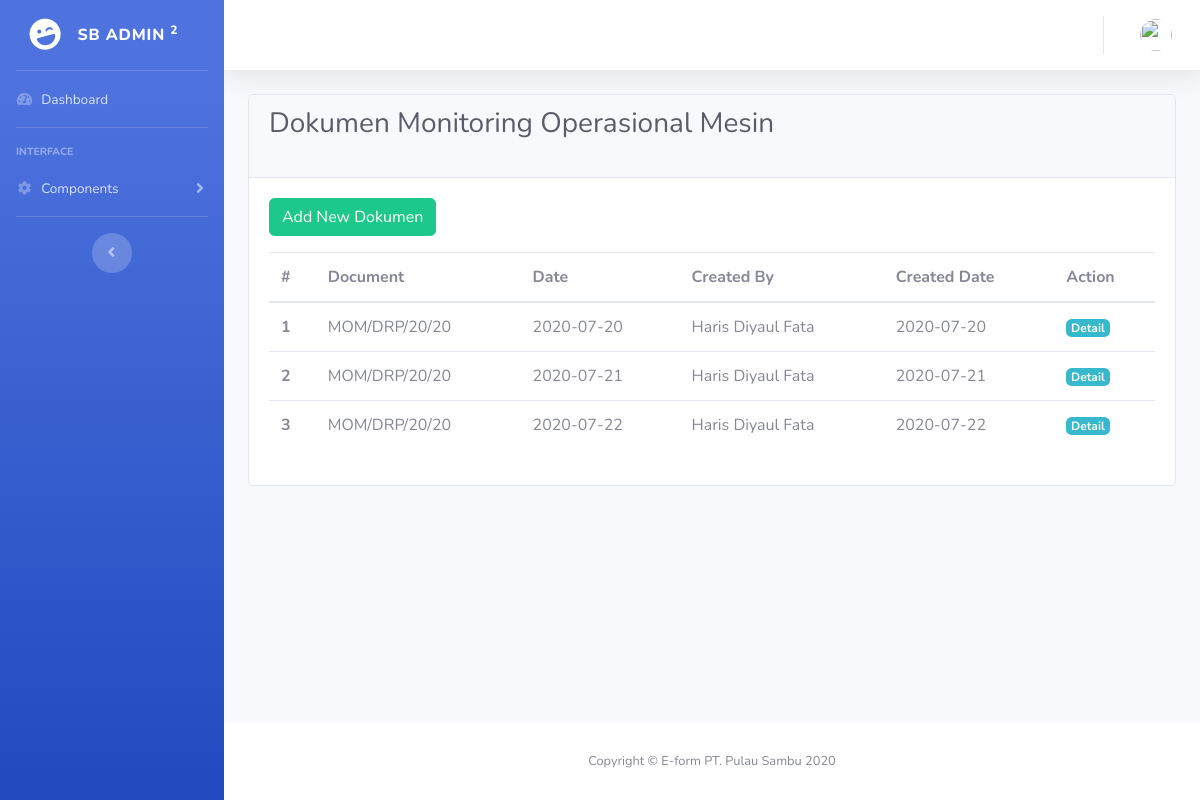
/index.php/dashboard, run on an earlier commit of the app's database.
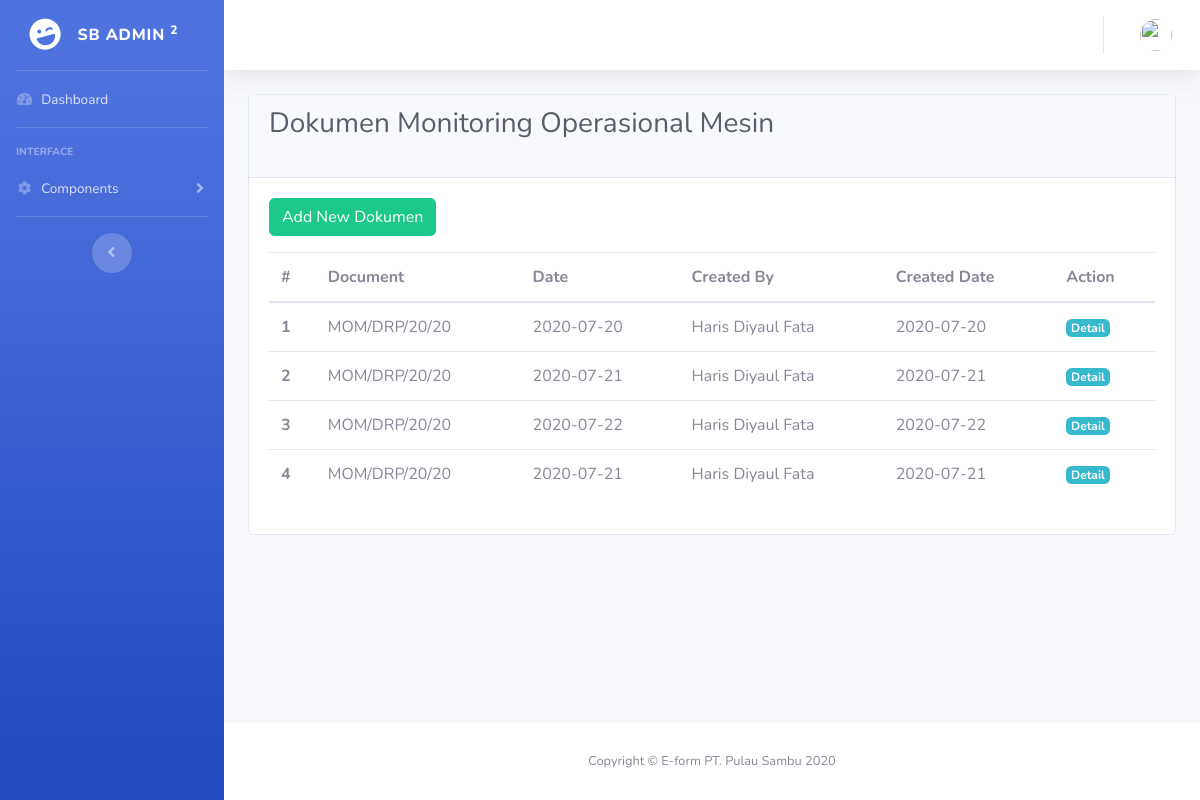
And on a later commit of the database.
### tables this page shows
CREATE TABLE `header` (
  `id_header` int(11) NOT NULL,
  `doc` varchar(128) NOT NULL,
  `date` date NOT NULL,
  `createdBy` int(11) NOT NULL,
  `createdDate` varchar(128) NOT NULL,
  `updatedBy` int(11) DEFAULT NULL,
  `updatedDate` varchar(128) DEFAULT NULL
);

CREATE TABLE `user` (
  `id` int(11) NOT NULL,
  `name` varchar(128) NOT NULL,
  `email` varchar(128) NOT NULL,
  `image` varchar(128) NOT NULL,
  `password` varchar(128) NOT NULL,
  `role_id` int(11) NOT NULL,
  `is_active` int(11) NOT NULL,
  `date_created` varchar(128) NOT NULL
);

### application/controllers/Dashboard.php (called while the page is built, shortened)
<?php
class Dashboard extends CI_Controller
{
     public function index()
     {
          $data['title'] = 'Dashboard';
          $data['header'] = $this->dashboard_model->getHeader();
          $data['user'] = $this->dashboard_model->getSession();
          $this->form_validation->set_rules('doc', 'Dokumen', 'required');
          $this->form_validation->set_rules('date', 'Tanggal', 'required');
          if ($this->form_validation->run() == false) {
               $this->load->view('tampilan/header', $data);
               $this->load->view('tampilan/navbar', $data);
               $this->load->view('tampilan/topbar', $data);
               $this->load->view('dashboard/index', $data);
               $this->load->view('tampilan/footer');
          }
     }
}

### index.php (called while the page is built, shortened)
<?php
require_once BASEPATH.'core/CodeIgniter.php';

### application/models/Dashboard_model.php (called while the page is built, shortened)
<?php
class Dashboard_model extends CI_Model
{
     public function getHeader()
     {
          $this->db->select('*', 'user.nama');
          $this->db->from('header');
          $this->db->join('user', 'user.id = header.createdBy');
          return $this->db->get()->result_array();
     }
}

### application/views/dashboard/index.php (the view, shortened to what this page needs)
<div class="container-fluid">
     <div class="card">
          <div class="card-header">
               <h1 class="h3 mb-4 text-gray-800">Dokumen Monitoring Operasional Mesin</h1>
          </div>
          <div class="card-body">
               <a href="" class="btn btn-success mb-3" data-toggle="modal" data-target="#newDocModal">Add New Dokumen</a>
               <table class="table">
                    <thead>
                         <tr>
                              <th scope="col">#</th>
                              <th scope="col">Document</th>
                              <th scope="col">Date</th>
                              <th scope="col">Created By</th>
                              <th scope="col">Created Date</th>
                              <th scope="col">Action</th>
                         </tr>
                    </thead>
                    <tbody>
                         <?php $i = 1; ?>
                         <?php foreach ($header as $h) : ?>
                              <tr>
                                   <th scope="row"><?= $i; ?></th>
                                   <td><?= $h['doc']; ?></td>
                                   <td><?= $h['date']; ?></td>
                                   <td><?= $h['name']; ?></td>
                                   <td><?= $h['createdDate']; ?></td>
                                   <td>
                                        <a href="<?= base_url('dashboard/detail/' . $h['id_header']) ?>" class="badge badge-info">Detail</a>
                                   </td>
                              </tr>
                              <?php $i++; ?>
                         <?php endforeach; ?>
                    </tbody>
               </table>
          </div>
     </div>
</div>
</div>

What changed in the data, as far as the page shows it:
added header: doc "MOM/DRP/20/20", date "2020-07-21", user.name "Haris Diyaul Fata", createdDate "2020-07-21"
